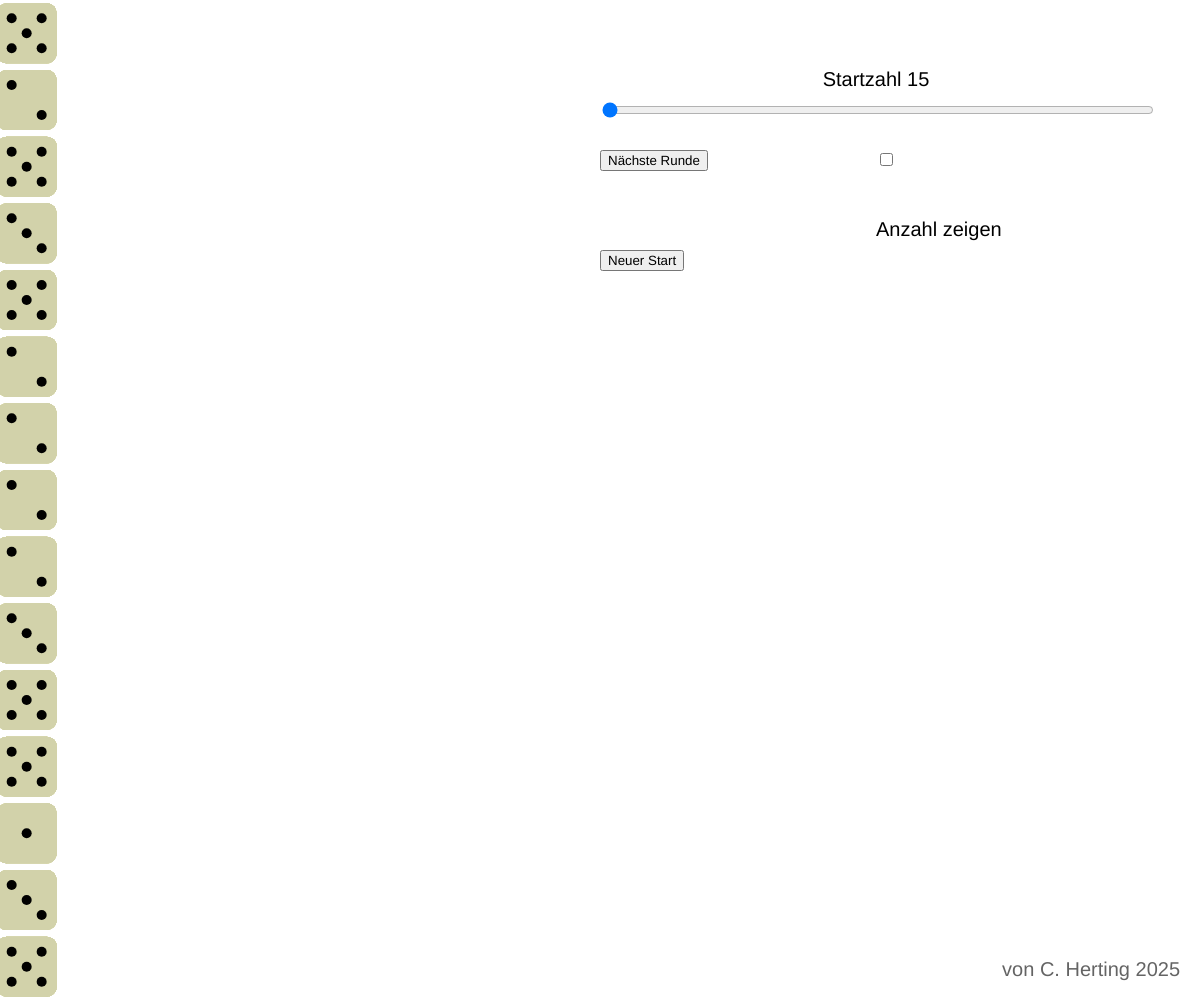
Frame 1 (no input)
Frame 60 (no input): identical to frame 1, image omitted
Frame 120 (the mouse pressed at the canvas centre since frame 60): identical to frame 1, image omitted

The p5.js sketch that drew this single still picture (run headless with seeded random() and noise() and a simulated clock; from frame 60 on, the mouse is pressed at the canvas centre):

// p5.js sketch
// ── sketch.js
let canvas;
let slider;
let toggle;

let atoms;
let anz;
let runde;

let redraw = false;

function setup()
{
  canvas = createCanvas(windowWidth, windowHeight);
  canvas.elt.addEventListener('touchmove', e => e.preventDefault(), { passive: false });
    
  textAlign(CENTER, CENTER);
  textSize(40);
  fill(0);
  strokeWeight(1);
  noStroke();
  
  slider = createSlider(15, 50, 15);
  slider.addClass('slider');
  slider.changed(handleReset);

  resbtn = createButton('Neuer Start');
  resbtn.addClass('button');
  resbtn.mousePressed(handleReset);
    
  nextbtn = createButton('Nächste Runde');
  nextbtn.addClass('button');
  nextbtn.mousePressed(handleNext);
  
  toggle = createCheckbox('', false);
  toggle.addClass('toggle');
  toggle.changed(() => { redraw = true; });
  
  handleReset();
  windowResized();
}

function handleReset()
{
  runde = 0;
  atoms = [];
  anz = slider.value();
  for (let i=0; i<anz; i++) atoms.push(int(random(1,7)));
  redraw = true;
}

function handleNext()
{
  for (let i=0; i<anz; i++)
  {
    switch(atoms[runde*anz+i])
    {
      case -1: case 6: atoms.push(-1); break;
      default: atoms.push(int(random(1,7)));
    }
  }
  runde++;
  redraw = true;
}

function windowResized()
{
  let attempts = 5;              // über max. 5 Frames nachjustieren
  let lastW = -1, lastH = -1;    // nur bei Änderung wirklich resizen

  function fixSize()
  {
    const wi = windowWidth; const hi = windowHeight;
    if (wi !== lastW || hi !== lastH) { resizeCanvas(wi, hi); lastW = wi; lastH = hi; }
    
    resbtn.position(width*0.5, height*0.25);
    nextbtn.position(width*0.5, height*0.15);
    toggle.position(width*0.73, height*0.15);
    
    slider.position(width*0.5,height*0.1);
    slider.size(width*0.46);
    
    redraw = true;
    
    if (--attempts > 0) requestAnimationFrame(fixSize);
  }
  fixSize();
}

function draw()
{
  if (redraw)
  {  
    background(255);

    let d = height/anz;

    stroke(0);
    for (let i=0; i<anz; i++) 

    for (let j=0; j<=runde; j++)
    {
      let alive = 0;
      for(let i=0; i<anz; i++)
      {
        if (atoms[j*anz+i] != -1)
        {
          
          stroke(0); line((j-1/2)*width/20-d/2+d-d*2/20, (i+0.5)*d, (j+1/2)*width/20-d/2, (i+0.5)*d);
          cube((j+1/2)*width/20-d/2, i*d+d*1/20, d-d*2/20, atoms[j*anz+i]);
          alive++;
        }
      }
      if (toggle.checked())
      {
        noStroke();
        fill(0,255,0,200);
        rect((j+1/4)*width/20, height-d*alive, 2/4*width/20, d*alive);
      }
    }

    noStroke();
    fill(0);
    textSize(20);
    textAlign(CENTER, BOTTOM);
    text("Startzahl " + slider.value(), width*0.73, height*0.09);
    textAlign(LEFT, BOTTOM);
    text("Anzahl zeigen", width*0.73, height*0.24);
    textAlign(RIGHT, BOTTOM);
    fill(100); text("von C. Herting 2025", width-20, height-20); 
  
    redraw = false;
  }
}

function cube(x, y, d, val)
{
  if (val == -1) return;
  if (val == 6) fill(255,100,100); else fill(210, 210, 170);
  noStroke();
  rect(x, y, d, d, d/6);
  fill(0);
  switch(val)
  {
    case 0: break;
    case 1: circle(x+d/2, y+d/2, d/6); break;
    case 2: circle(x+d/4, y+d/4, d/6);
            circle(x+d*3/4, y+d*3/4, d/6); break;
    case 3: circle(x+d/4, y+d/4, d/6);
            circle(x+d/2, y+d/2, d/6);
            circle(x+d*3/4, y+d*3/4, d/6); break;
    case 4: circle(x+d/4, y+d/4, d/6);
            circle(x+d/4, y+d*3/4, d/6);
            circle(x+d*3/4, y+d/4, d/6);
            circle(x+d*3/4, y+d*3/4, d/6); break;
    case 5: circle(x+d/2, y+d/2, d/6);
            circle(x+d/4, y+d/4, d/6);
            circle(x+d/4, y+d*3/4, d/6);
            circle(x+d*3/4, y+d/4, d/6);
            circle(x+d*3/4, y+d*3/4, d/6); break;
    case 6: circle(x+d/4, y+d/2, d/6);
            circle(x+d*3/4, y+d/2, d/6);
            circle(x+d/4, y+d/4, d/6);
            circle(x+d/4, y+d*3/4, d/6);
            circle(x+d*3/4, y+d/4, d/6);
            circle(x+d*3/4, y+d*3/4, d/6); break;
  }
}

function mousePressed(ev)
{
  if (ev && ev.target !== canvas.elt) return;
}

function mouseReleased(ev)
{
  if (ev && ev.target !== canvas.elt) return;
}

// ── style.css
html, body
{
  margin: 0;
  padding: 0;
  height: 100%;
  background: #000;
}

body
{
  overflow: hidden;
}

canvas
{
  display: block;
  touch-action: none;
}

.button
{
  border-radius: 20px;
  border: none;
  background: #bbb;
  color: #000;
  font-size: 20px;
  padding: 10px 10px;
}

.toggle
{
  position: relative;
  display: inline-block;
  width: 62px;
  height: 40px;
}

.toggle input
{
  appearance: none;
  -webkit-appearance: none;
  width: 100%;
  height: 100%;
  margin: 0;
  background: #bbb;
  border-radius: 20px;
  cursor: pointer;
  position: relative;
}

.toggle input::before
{
  content: '';
  position: absolute;
  width: 30px;
  height: 30px;
  background: white;
  border-radius: 50%;
  top: 5px;
  left: 5px;
  transition: 0.2s;
}

.toggle input:checked
{
  background: #4caf50;
}

.toggle input:checked::before
{
  transform: translateX(22px);
}

.slider
{
  -webkit-appearance: none;
  appearance: none;
  width: 600px;
  height: 8px;
  border-radius: 5px;
  background: #bbb;
  outline: none;
  margin: 0;
  padding: 0;
}

.slider::-webkit-slider-thumb
{
  -webkit-appearance: none;
  appearance: none;
  width: 25px;
  height: 25px;
  border-radius: 50%;
  background: #4caf50;
  cursor: pointer;
  border: none;
  box-shadow: 0 0 4px rgba(0,0,0,0.3);
}

.slider::-moz-range-thumb
{
  width: 25px;
  height: 25px;
  border-radius: 50%;
  background: #4caf50;
  cursor: pointer;
  border: none;
  box-shadow: 0 0 4px rgba(0,0,0,0.3);
}
